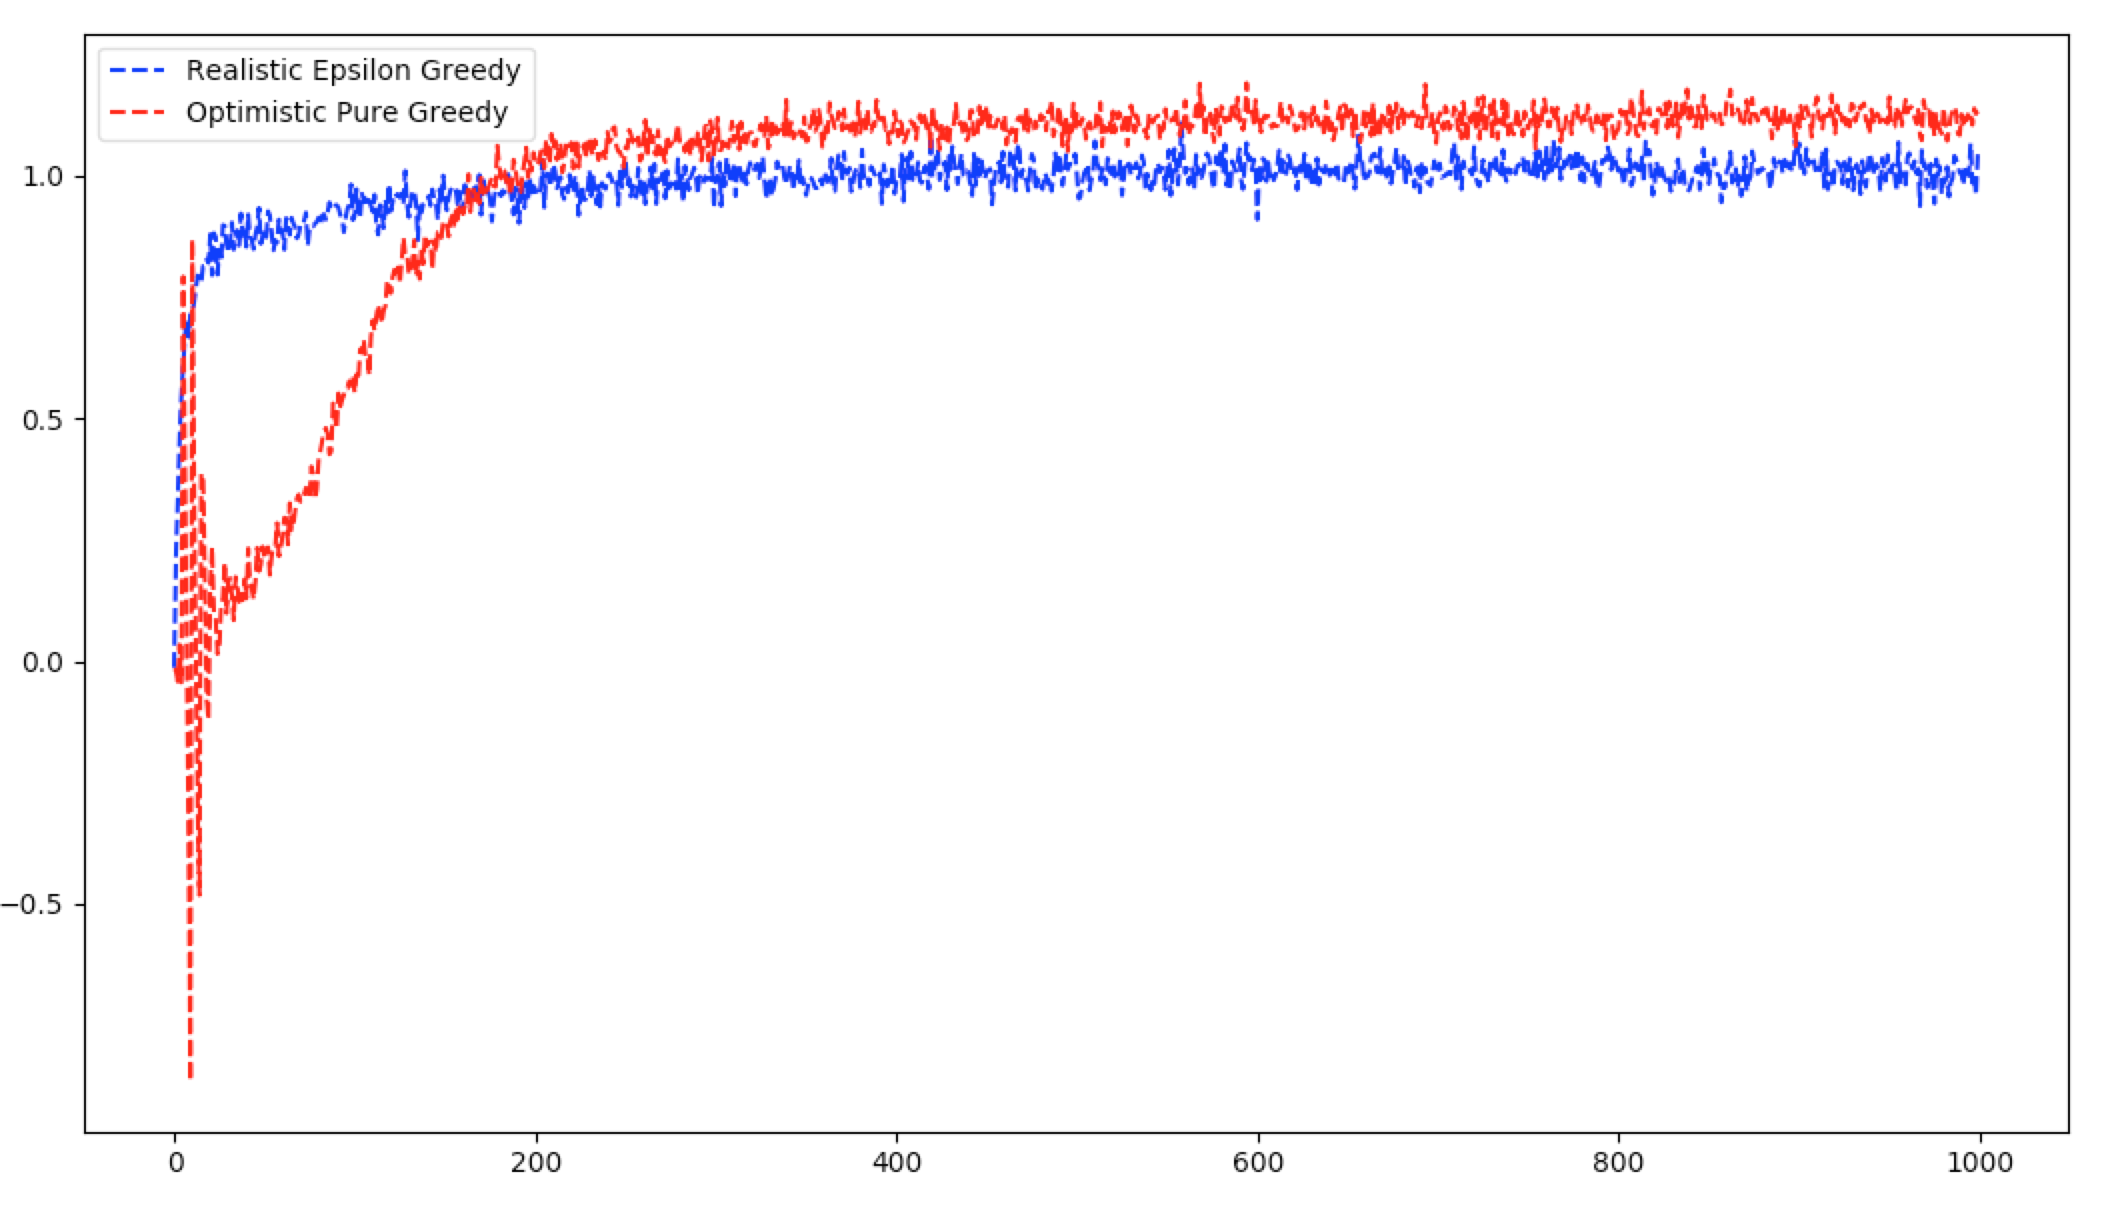

Here is the Python script that generated this plot:
from enum import Enum
import numpy as np
from matplotlib import pyplot as plt

class Mode(Enum):
    SAMPLE_AVERAGE = "Sample Average"
    CONSTANT = "Constant Alpha"

class Bandit:
    __INCREMENT = 1

    # pylint: disable-msg=too-many-arguments
    def __init__(self, num_arms, initial_estimate, true_rewards, epsilon, mode):
        self.num_arms = num_arms
        self.reward_estimates = np.full(num_arms, initial_estimate)
        self.pulled_arms_tally = np.zeros(num_arms, dtype=int)
        self.epsilon = epsilon
        self.true_rewards = true_rewards
        self.last_arm_pulled = None
        self.mode = mode
    # pylint: enable-msg=too-many-arguments

    def pull(self):
        self.__pull_arm()
        # Rewards are non-stationary.
        return self.__reward()

    def update_mean(self, reward):
        self.__increment_arm_tally()
        self.__update_reward_estimates(reward)

    def __pull_arm(self):
        if self.__should_exploit():
            self.last_arm_pulled = self.__random_best_arm()
        else:
            self.last_arm_pulled = self.__random_arm()

    def __should_exploit(self):
        return np.random.random() > self.epsilon

    def __random_best_arm(self):
        estimates = self.reward_estimates
        # np.where returns an array of row idxs and an array of col idxs but
        # since columns are of length 1, the latter is an empty array.
        # Regardless, the first value in the array needs to be specifically
        # retrieved.
        # REF: https://stackoverflow.com/q/34667282/567863
        best_arms = np.where(estimates == estimates.max())[0]
        return np.random.choice(best_arms)

    def __random_arm(self):
        return np.random.choice(self.num_arms)

    def __reward(self):
        # Normally distributed random reward centered around the true reward
        # for the last pulled arm
        return np.random.randn() + self.true_rewards[self.last_arm_pulled]

    def __increment_arm_tally(self):
        self.pulled_arms_tally[self.last_arm_pulled] += self.__INCREMENT

    def __update_reward_estimates(self, reward):
        if self.mode is Mode.SAMPLE_AVERAGE:
            self.__sample_average_update(reward)
        else:
            # Weights most recent rewards more heavily than long past rewards.
            self.__constant_update(reward)

    # Q(A) <- Q(A) + 1/N(A)[R-Q(A)]
    def __sample_average_update(self, reward):
        self.reward_estimates[self.last_arm_pulled] = (
            self.__old_estimate()
            + self.__sample_average_alpha()
            * self.__error(reward)
        )

    # Q(A)
    def __old_estimate(self):
        return self.reward_estimates[self.last_arm_pulled]

    # 1/N(A)
    def __sample_average_alpha(self):
        # alpha decreases over time as more actions performed to help converge
        # on the expected reward more efficiently.
        return 1.0 / self.pulled_arms_tally[self.last_arm_pulled]

    # R-Q(A) Error in the estimate
    def __error(self, convergence_target):
        return convergence_target - self.__old_estimate()

    # Q(A) <- Q(A) + 0.1*[R-Q(A)]
    def __constant_update(self, reward):
        self.reward_estimates[self.last_arm_pulled] = (
            self.__old_estimate()
            + self.__constant_alpha()
            * self.__error(reward)
        )

    @staticmethod
    def __constant_alpha():
        return 0.1

# pylint: disable-msg=too-many-arguments
def simulate(num_simulations,
             num_arms,
             initial_estimate,
             epsilon,
             num_pulls,
             mode):
    reward_history = np.zeros(num_pulls)
    print(f"Beginning {num_simulations} simulations with:")
    print(f"Bandit <num_arms: {num_arms}, epsilon: {epsilon}, ", end="")
    print(f"num_pulls {num_pulls}, mode: {mode.value}>")
    print(f"Number of simulations completed:")
    for simulation_num in range(num_simulations):
        rewards = np.random.randn(num_arms)
        bandit = Bandit(num_arms, initial_estimate, rewards, epsilon, mode)
        if __should_report_simulation_number(simulation_num):
            print(simulation_num, end="...", flush=True)
        for arm_pull in range(num_pulls):
            reward = bandit.pull()
            bandit.update_mean(reward)
            reward_history[arm_pull] += reward
    print(f"{num_simulations}.")
    # Average
    return reward_history / __NUM_SIMULATIONS
# pylint: enable-msg=too-many-arguments

def __should_report_simulation_number(simulation):
    return simulation % __SIMULATION_STATUS_INTERVAL == 0

if __name__ == "__main__":
    __NUM_SIMULATIONS = 2000
    __NUM_ARMS = 5
    __NUM_PULLS = 1000
    __SIMULATION_STATUS_INTERVAL = 200
    __PESSIMISTIC_INITIAL_ESTIMATE = 0.0
    __OPTIMISTIC_INITIAL_ESTIMATE = 10.0
    __EPSILON1 = 0.1
    __EPSILON2 = 0.0

    # Realistic Epsilon Greedy
    __RUN1 = simulate(
        __NUM_SIMULATIONS,
        __NUM_ARMS,
        initial_estimate=__PESSIMISTIC_INITIAL_ESTIMATE,
        epsilon=__EPSILON1,
        num_pulls=__NUM_PULLS,
        mode=Mode.CONSTANT
    )
    # Optimistic Pure Greedy
    __RUN2 = simulate(
        __NUM_SIMULATIONS,
        __NUM_ARMS,
        initial_estimate=__OPTIMISTIC_INITIAL_ESTIMATE,
        epsilon=__EPSILON2,
        num_pulls=__NUM_PULLS,
        mode=Mode.CONSTANT
    )

    plt.plot(__RUN1, "b--", __RUN2, "r--")
    plt.legend(["Realistic Epsilon Greedy", "Optimistic Pure Greedy"])
    print("Simulations complete.")
    print("----------")
    print("A python matplotlib window has opened.")
    print("Switch over to it, and quit there to terminate this script.")
    plt.show()
